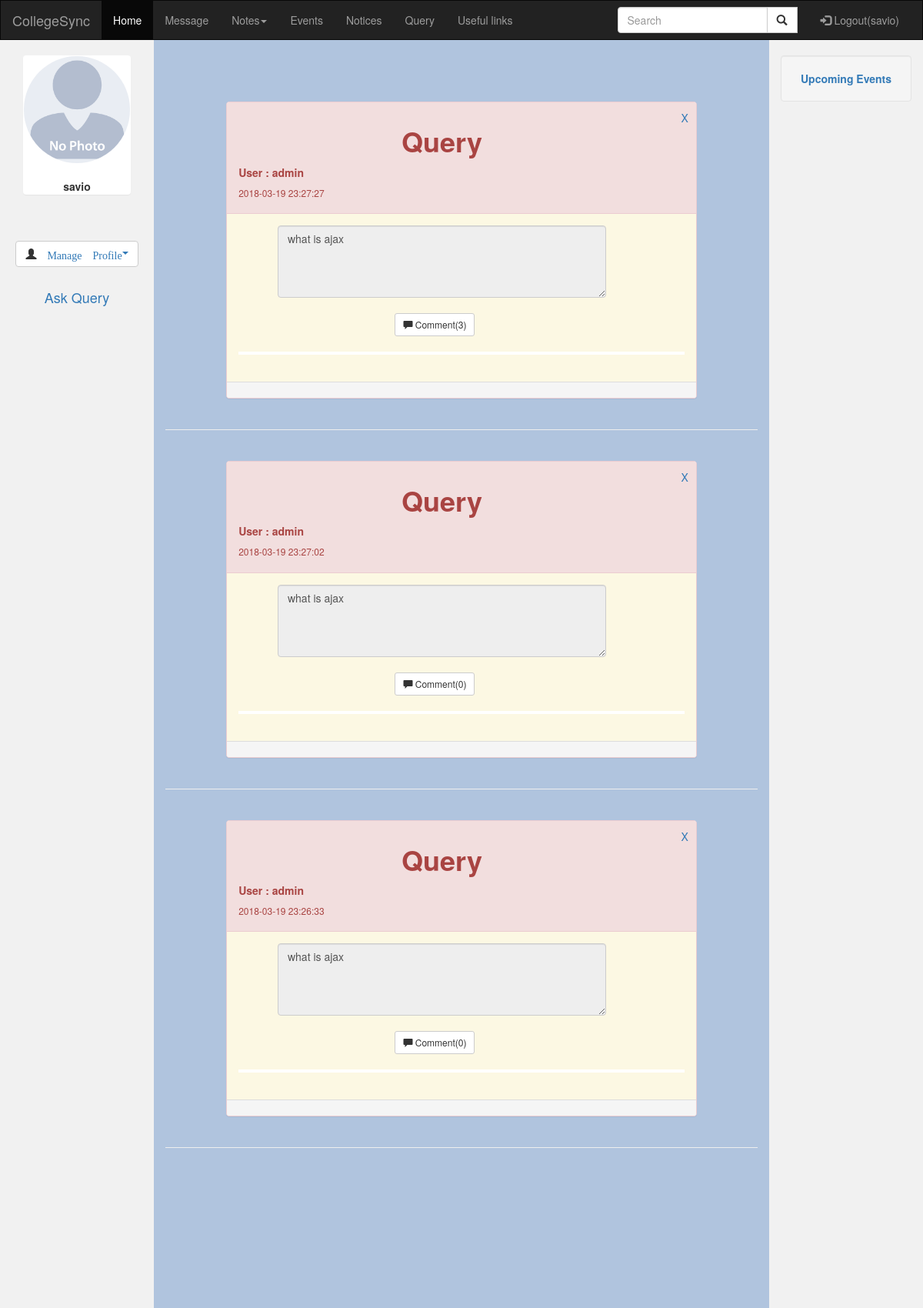
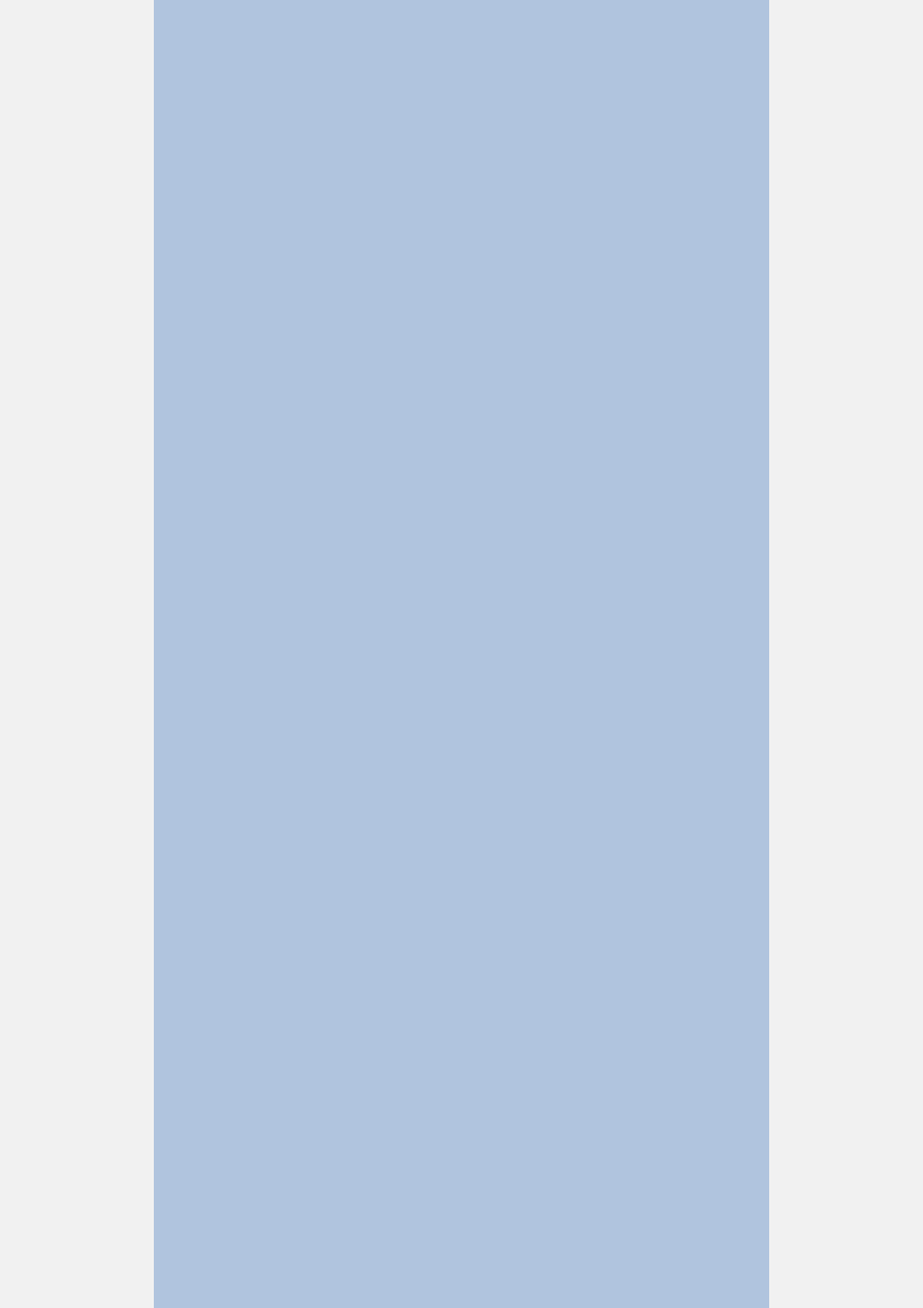
Page /ADMIN/query.php (signed in, upper part) on the committed database (2 pictures, top to bottom).
### tables this page shows
CREATE TABLE IF NOT EXISTS `query` (
  `query_id` int(11) NOT NULL AUTO_INCREMENT,
  `sender` varchar(30) NOT NULL,
  `query` varchar(100) NOT NULL,
  `datetime` datetime NOT NULL,
  PRIMARY KEY (`query_id`)
);

### ADMIN/query.php (the view, shortened to what this page needs)
<!DOCTYPE html>
<html lang="en">
<head>
  <link rel="stylesheet" href="https://maxcdn.bootstrapcdn.com/bootstrap/3.3.7/css/bootstrap.min.css">
</head>
<body style="background:  #B0C4DE;">
<?php
include("nav.php");
?>
<?php
          $userid=$_SESSION['id'];
           $query="SELECT * from admin where admin_id='$userid' ";
           $res=mysql_query($query);
           $row=mysql_fetch_row($res);
           ?>
<div class="container-fluid text-center">
  <div class="row content">
    <div class="col-sm-2 sidenav">
    <div class="container-fluid">
        <div class="panel">
          <div class="row">
            <div class="col-sm-12 col-xs-6 col-sm-offset-0 col-xs-offset-3">
                   <?php
              if (strpos($row[7], '.jpg') !== false) {
                echo"<img src='$row[7]' class='img img-responsive img-circle'>";
              }
              else
              {
                echo"<img src='../USER/userdp/no_image.png'    class='img img-responsive img-circle'>";
              }?><br>
            </div>
          </div>
          <div class="row">
            <div class="col-sm-6 col-sm-offset-3">
            <strong><?php echo$row[1]; ?></strong>
          </div>
          </div>
        </div>
      </div>
    <br>
    <br>
         <button type="button" class="btn btn-default btn-md"><li class="dropdown glyphicon glyphicon-user">
          <a class="dropdown-toggle" data-toggle="dropdown" href="view.html">Manage Profile<span class="caret"></span></a>
        </li>
        </button>
        <br>
        <br>
        <a><h4 id="wall" >Ask Query</h4></a>
    <br>
    </div>
    <div class="col-sm-8 text-left">
    <br>
    <br>
      <br/>
      <?php
            $query="select * from query order by query_id desc limit 7";
           $res=mysql_query($query);
           while ($row=mysql_fetch_row($res))
 {
       $query_id=$row[0];
      echo"
      <form method='get'>
      <br>
      <div class='container-fluid'>
      <div class='row'>
      <div class='col-sm-10 col-sm-offset-1'>
        <div class='panel panel-danger '>
          <div class='panel-heading'>";
echo"
          <div class='row'>
          <div id='del'>
            <a href='deletequery.php?id=$row[0]'>X</a>
            </div>
      <div class='col-sm-3 col-sm-offset-4'>
      <center><h1><strong>Query</strong></h1></center>
      </div>
      </div>
          <b>User : $row[1] </b>
          <div>
            <h6>$row[3]</h6>
            </div>
          </div>
          <div class='panel-body bg-warning'>
            <div class='row'>
          <div class='col-sm-9 col-xs-offset-1'>
            <textarea cols='85' class='form-control' rows='4'  readonly=''>$row[2]</textarea>
          </div>
        </div>
            <br>
        <div class='row'>
         <div class='col-sm-6 col-xs-6 col-sm-offset-4 col-xs-offset-1'>
         <input type='hidden' value='$query_id' id='as' name='asa'>
            ";
             $query4="SELECT * FROM qucom WHERE query_id=$row[0]";
            $res4=mysql_query($query4);
            $count=mysql_num_rows($res4);
echo"
              <button type='button' class='btn btn-default btn-sm querybtn' id='$query_id'>
          <span class='glyphicon glyphicon-comment'></span> Comment($count)
        </button>
          </div>
          </div>
        <br>
          <div class='row'>
            <input type='hidden' value='$query_id' id='as' name='asa'>
          </div>
          ";
         echo"<div style='border:2px solid white; overflow-y: scroll; max-height: 220px;'>";
           ?>
            <?php
             echo"</div> ";
             echo"<div class='row quecomm quecomm_$query_id' >";
            echo" </div><br>";
             echo"</div> ";
          echo"<div class='panel-footer bg-danger'>
          </div>
        </div>
      </div>
      </div>
      </div>
      </form>
      <hr/>
    ";}
    ?>
    </div>
<?php
include("rightside.php");
?>
</body>
</html>

### ADMIN/nav.php (shortened to what this page needs)
<?php
	$id=$_SESSION['id'];
           $query="SELECT * from admin where admin_id='$id' ";
    $res=mysql_query($query);
    $row=mysql_fetch_row($res);
?>
<!DOCTYPE html>
<html>
<head>
</head>
<body>
	<nav class="navbar navbar-inverse">
  <div class="container-fluid">
    <div class="navbar-header">
      <a class="navbar-brand" href="home.php">CollegeSync</a>
    </div>
    <div class="collapse navbar-collapse" id="myNavbar">
      <ul class="nav navbar-nav">
        <li class="active"><a href="home.php" class="">Home</a></li>
        <li><a href="message.php" id="msg" name="msg"><span class="label label-pill label-danger count1" style="border-radius:10px;"></span>Message</a></li>
        <li class="dropdown">
          <a class="dropdown-toggle" data-toggle="dropdown" href="#"><span class=''></span> Notes<span class="caret"></span></a>
        </li>
         <li><a href="adminevent.php">Events</a></li>
        <li><a href="adminnotice.php">Notices</a></li>
        <li><a href="query.php">Query</a></li>
        <li><a href="usefullink.php">Useful links</a></li>
      </ul>
       <ul class="nav navbar-nav navbar-right">
          <li><a href="logout.php"><span class="glyphicon glyphicon-log-in"></span> Logout(<?php echo $row[1];?>)</a></li>
        </ul>
        <form class="navbar-form navbar-right" method="GET" name="cs_search" action="search.php">
        <div class="input-group">
          <input type="text" class="form-control" placeholder="Search" id="Search1" name="Search1" onkeyup="searching();">
          <div class="input-group-btn">
            <button class="btn btn-default" type="submit" onclick="fn();">
              <span class="glyphicon glyphicon-search"></span>
            </button>
            </div>
          </div>
        </form>
          </div>
  </div>
</nav>
</body>
</html>

### ADMIN/query.php (style rules this page uses)
#del { float:right; margin-right: 10px; }
.navbar { margin-bottom: 0; border-radius: 0; }
.row.content { height: 450px }
.sidenav { padding-top: 20px; background-color: #f1f1f1; height: 1280%; }
#del { float:right; }

### ADMIN/nav.php (style rules this page uses)
.dropdown { position: relative; display: inline-block; }

### rows in the picture
query: sender "admin", datetime "2018-03-19 23:27:27", query "what is ajax", count "3"
query: sender "admin", datetime "2018-03-19 23:27:02", query "what is ajax", count "0"
query: sender "admin", datetime "2018-03-19 23:26:33", query "what is ajax", count "0"

### other values in the picture
$row[1] "savio"
